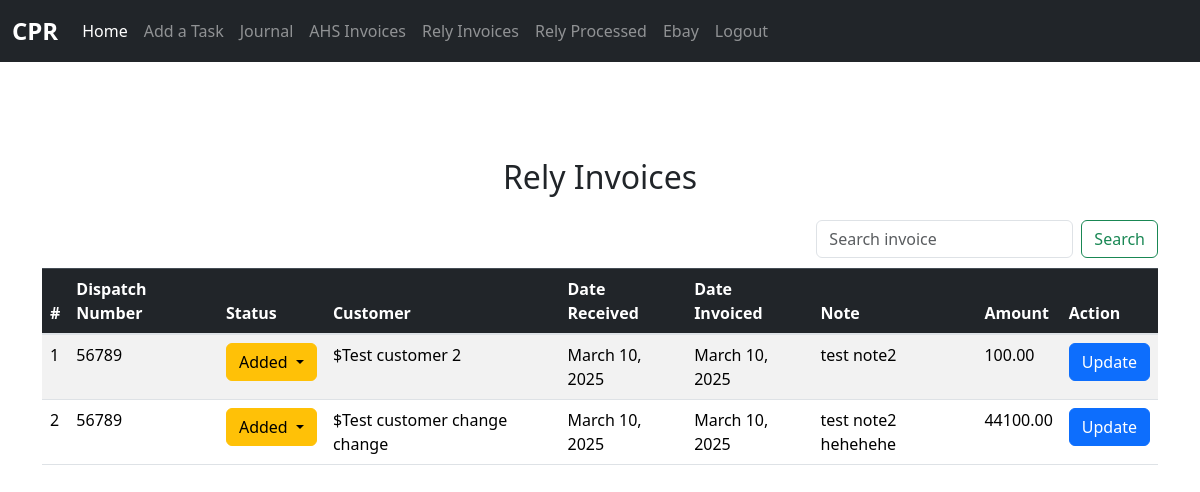
The page /rely/rely_invoice on the database its author committed.
### rely_invoice/models.py (models this page shows, shortened)
class RelyInvoice(models.Model):
	dispatch_number = models.CharField(max_length=50, blank=True, null=True)
	status = models.ForeignKey(Status, null=True, blank=True, on_delete=models.SET_NULL)
	customer = models.CharField(max_length=50, blank=True, null=True)
	date_received = models.DateField(default=timezone.now)  # Date the invoice was received
	date_invoiced = models.DateField(default=timezone.now)  # Date the invoice was invoiced
	note = models.TextField(blank=False, null=False)
	amount = models.DecimalField(max_digits=20, decimal_places=2, blank=True, null=True)

class Status(models.Model):
	name = models.CharField(max_length=50, blank=True, null=False)

### rely_invoice/views.py (the view)
# urls.py: path('rely_invoice', views.rely_invoice, name="rely_invoice"),
def rely_invoice(request):
    all_invoice = RelyInvoice.objects.all().order_by('-id')
    all_statuses = Status.objects.all()
    pst_tz = pytz.timezone("America/Los_Angeles")
    now_pst = now().astimezone(pst_tz)
    print(now_pst, flush=True)
    search_results = None
    if request.method == "POST":
        inv_data = request.POST.get('inv_data', '').strip()
        messages.success(request, f"You searched {inv_data}")
        if inv_data:
            search_results = RelyInvoice.objects.filter(dispatch_number__icontains=inv_data) | \
                             RelyInvoice.objects.filter(customer__icontains=inv_data)
    context = {
        "all_invoice": all_invoice,
        "all_statuses": all_statuses,
        'search_results':search_results
    }
    return render(request, 'rely_inv.html', context)

### rely_invoice/templates/rely_inv.html (shortened to what this page needs)
{% extends 'base.html' %}
{% block content %}
	<div class="container mt-5">
		<h2 style="text-align: center;" class="mb-4">Rely Invoices</h2>
	    	<div class="table-responsive">
	    		<form style="float:right;" method="POST" class="form-inline my-2 my-lg-0">
				    <input name="inv_data" class="form-control mr-sm-2" type="search" placeholder="Search invoice" aria-label="Search">
				    <button class="btn btn-outline-success my-2 my-sm-0" type="submit">Search</button>
				</form>
				<br><br>
<table class="table table-striped">
    <thead class="table-dark">
        <tr>
            <th>#</th>
            <th>Dispatch Number</th>
            <th>Status</th>
            <th>Customer</th>
            <th>Date Received</th>
            <th>Date Invoiced</th>
            <th>Note</th>
            <th>Amount</th>
            <th>Action</th>
        </tr>
    </thead>
    <tbody>
        {% if search_results is None %}
            {% for invoice in all_invoice %}
            <tr>
                <td>{{ forloop.counter }}</td>
                <td>{{ invoice.dispatch_number }}</td>
                <td>
				    <div class="dropdown">
				        <button class="btn btn-warning dropdown-toggle" data-bs-toggle="dropdown">
				            {{ invoice.status.name }}
				        </button>
				    </div>
				</td>
                <td>${{ invoice.customer }}</td>
                <td>{{ invoice.date_received }}</td>
                <td>{{ invoice.date_invoiced }}</td>
                <td>{{ invoice.note }}</td>
                <td>{{ invoice.amount }}</td>
                <td><a class="btn btn-primary" href="{% url 'update_r_invoice' invoice.id %}">Update</a></td>
            </tr>
            {% empty %}
            <tr>
                <td colspan="6" class="text-center">No invoices available.</td>
            </tr>
            {% endfor %}
        {% endif %}
    </tbody>
</table>
	    	</div>
	</div>
{% endblock %}

### rows shown on the page
RelyInvoice: dispatch_number "56789", status.name "Added", customer "Test customer 2", date_received "March 10, 2025", date_invoiced "March 10, 2025", note "test note2", amount "100.00"
RelyInvoice: dispatch_number "56789", status.name "Added", customer "Test customer change change", date_received "March 10, 2025", date_invoiced "March 10, 2025", note "test note2 hehehehe", amount "44100.00"
